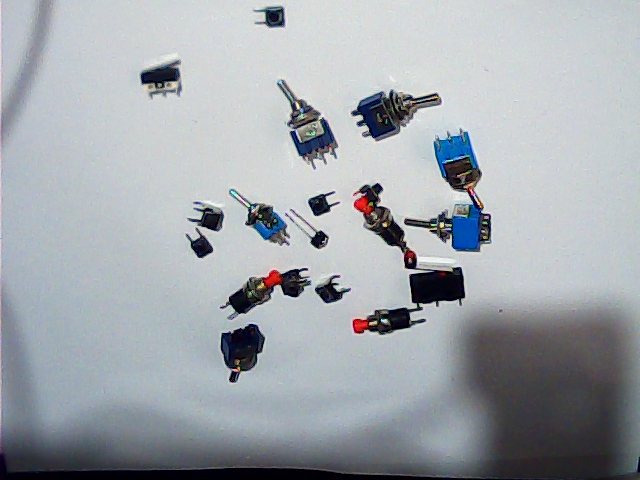
#> input picture Universidad/TIA/imagenes/3.jpeg, 640 x 480 px
$ jupyter execute --allow-errors tophat.ipynb
#> lines starting #> are read from the running program, lines starting #| are printed output that depends on the picture; after the words box and inside, x2 and y2 are one past the last pixel; in counts of white or black regions, pixels touching at a corner belong together
[cell 1]
import matplotlib.pyplot as plt
import numpy as np
import cv2

[cell 2]
X = cv2.imread('../TIA/imagenes/3.jpeg',0)
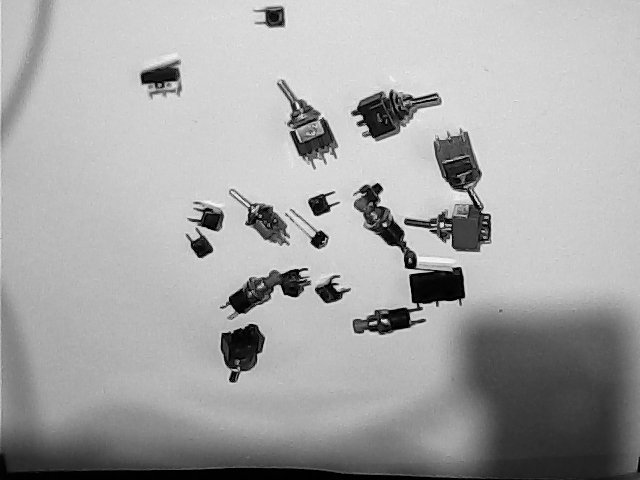
#> X: shape (480, 640); min 0, max 248, mean 165.8
plt.imshow(X,cmap='gray')
plt.title('original')
plt.show()

[cell 3]
n = 60

Xe = cv2.morphologyEx(X, cv2.MORPH_OPEN, cv2.getStructuringElement(cv2.MORPH_ELLIPSE, (n,n)))
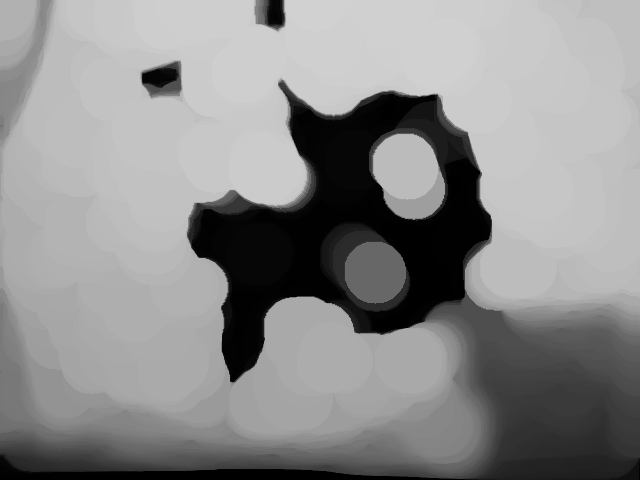
#> Xe: shape (480, 640); min 0, max 209, mean 139.7


plt.figure(figsize=(10,10))
plt.imshow(Xe,cmap='gray')
plt.title('open')
plt.show()

[cell 4]
Xd = X.astype(float) -Xe.astype(float)
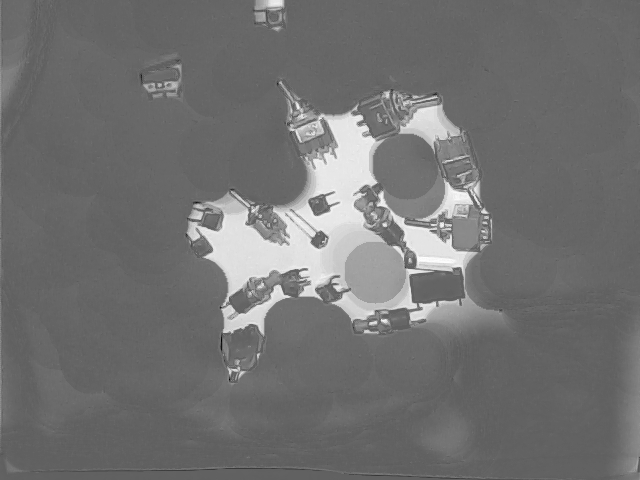
#> Xd: shape (480, 640) float64; min -151, max 246, mean 26.1; drawn with min black and max white
plt.figure(figsize=(10,10))
plt.imshow(Xd,cmap='gray')
plt.title('difference')
plt.show()

[cell 5]
th = 80
D = Xd>th
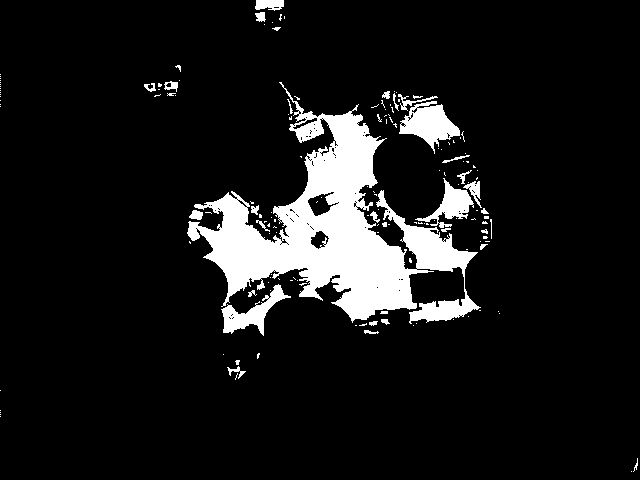
#> D: shape (480, 640) bool; 9.7% white; 159 white regions (126 under 20 px), largest, box (x1, y1, x2, y2) and area: (187, 82, 481, 324) 23930, (399, 101, 460, 154) 1580, (221, 284, 291, 336) 1174
plt.figure(figsize=(10,10))
plt.imshow(D,cmap='gray')
plt.title('detection')
plt.show()

[cell 6]
from skimage.morphology import binary_dilation
from skimage.segmentation import clear_border


from skimage.color import label2rgb
from skimage.measure import label

[cell 7]
hist = cv2.calcHist([X],[0],None,[256],[0,256])
#> hist = 256 values, max 9252 at index 205, min 0 at index 249, mean 1200
print(hist.shape)
#| (256, 1)

[cell 8]
plt.plot(hist), plt.title("Histograma")
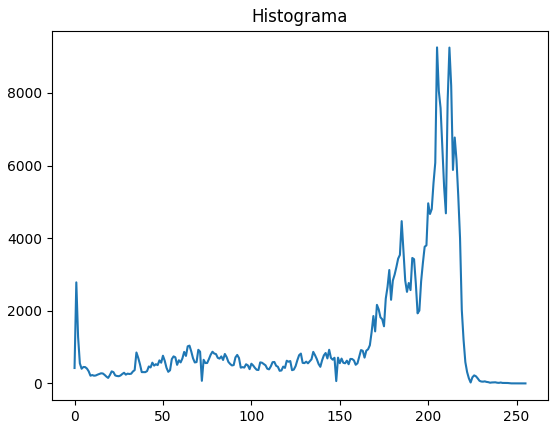
#> figure drawn by matplotlib, 1 panel; curve peaks at x = 205, y = 9252

#> (a cell that did not finish here is left out)

[cell 10]
ret,thresh1 = cv2.threshold(Xd,50,255,cv2.THRESH_BINARY)
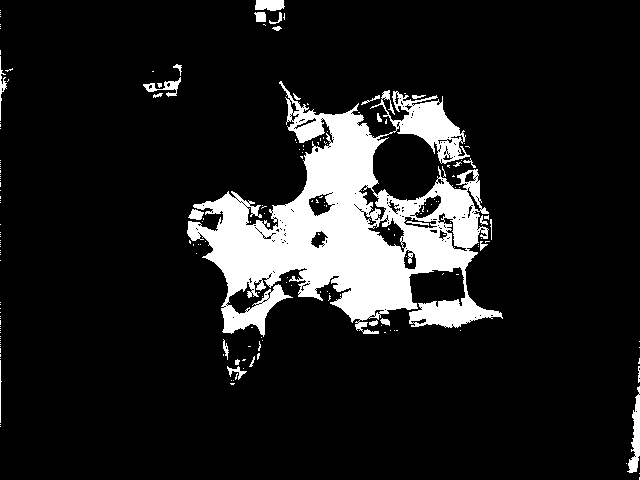
#> thresh1: shape (480, 640) float64; 12% white; 197 white regions (168 under 20 px), largest, box (x1, y1, x2, y2) and area: (187, 81, 503, 337) 34315, (627, 386, 640, 473) 536, (255, 0, 285, 11) 284
plt.figure(figsize=(10,10))
plt.imshow(thresh1,cmap='gray')
plt.title('detection')
plt.show()

$ run again, with Universidad/TIA/imagenes/1.jpeg copied over Universidad/TIA/imagenes/3.jpeg
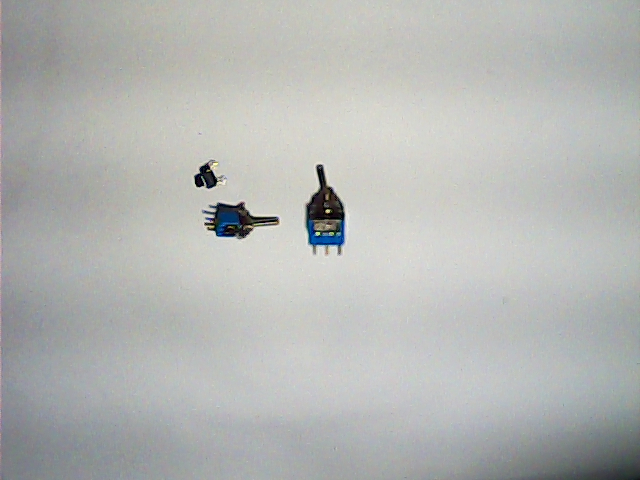
#> input picture Universidad/TIA/imagenes/1.jpeg, 640 x 480 px
#> `D = Xd>th`:
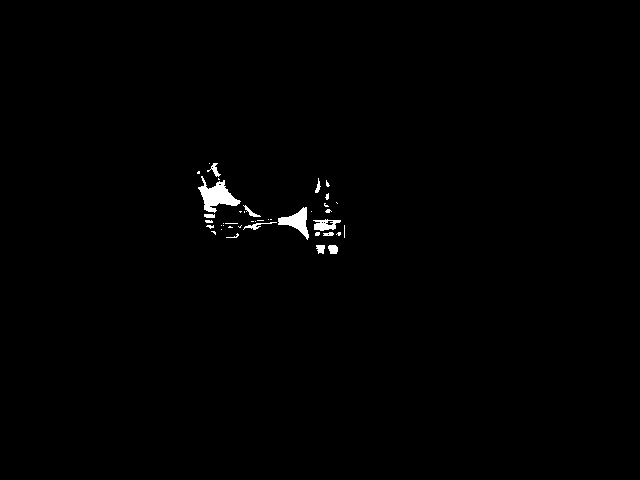
#> D: shape (480, 640) bool; 0.67% white; 41 white regions (28 under 20 px), largest, box (x1, y1, x2, y2) and area: (198, 176, 241, 213) 703, (278, 207, 309, 240) 433, (313, 219, 341, 231) 206
#> hist = 256 values, max 8583 at index 197, min 0 at index 240, mean 1200
#| (256, 1)
#> `ret,thresh1 = cv2.threshold(Xd,50,255,cv2.THRESH_BINARY)`:
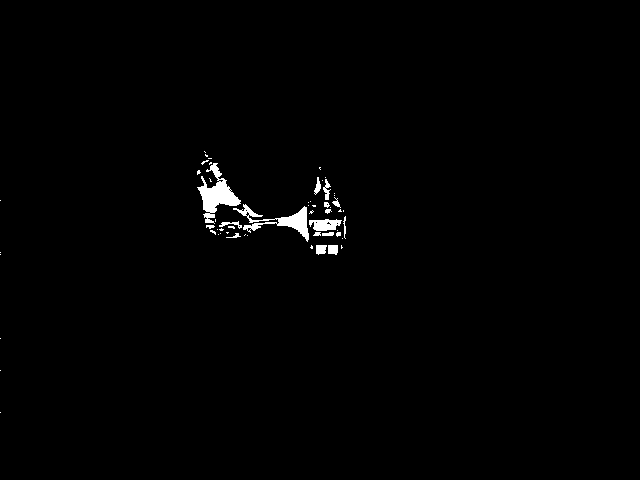
#> thresh1: shape (480, 640) float64; 0.95% white; 57 white regions (40 under 20 px), largest, box (x1, y1, x2, y2) and area: (197, 163, 241, 224) 1011, (233, 204, 309, 242) 802, (309, 219, 342, 231) 281

$ run again, with Universidad/TIA/imagenes/4.jpeg copied over Universidad/TIA/imagenes/3.jpeg
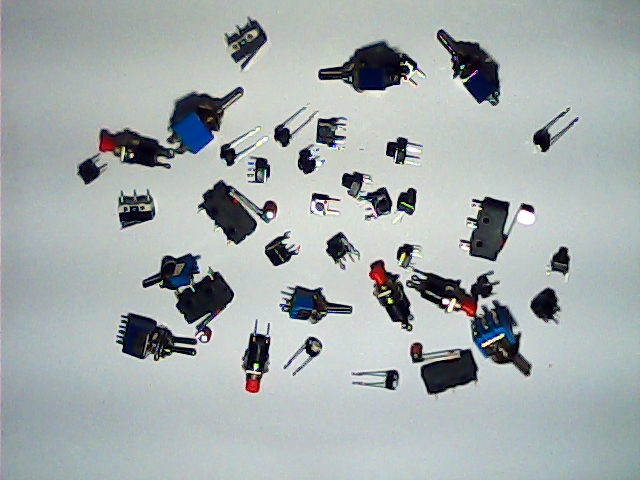
#> input picture Universidad/TIA/imagenes/4.jpeg, 640 x 480 px
#> `D = Xd>th`:
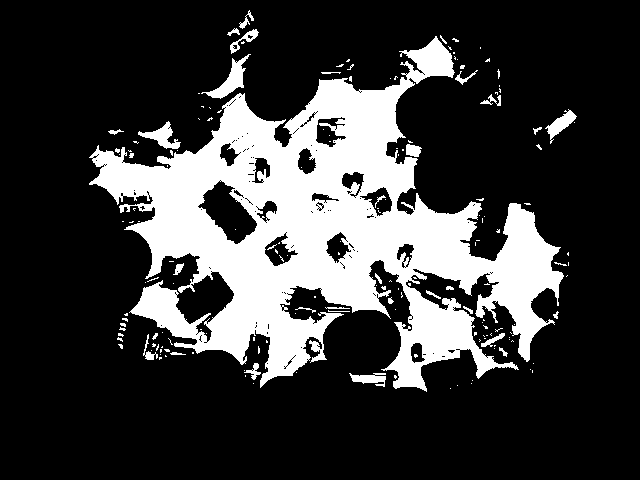
#> D: shape (480, 640) bool; 23.1% white; 171 white regions (137 under 20 px), largest, box (x1, y1, x2, y2) and area: (89, 36, 564, 392) 66646, (201, 54, 251, 99) 646, (138, 121, 181, 149) 461
#> hist = 256 values, max 7663 at index 192, min 19 at index 72, mean 1200
#| (256, 1)
#> `ret,thresh1 = cv2.threshold(Xd,50,255,cv2.THRESH_BINARY)`:
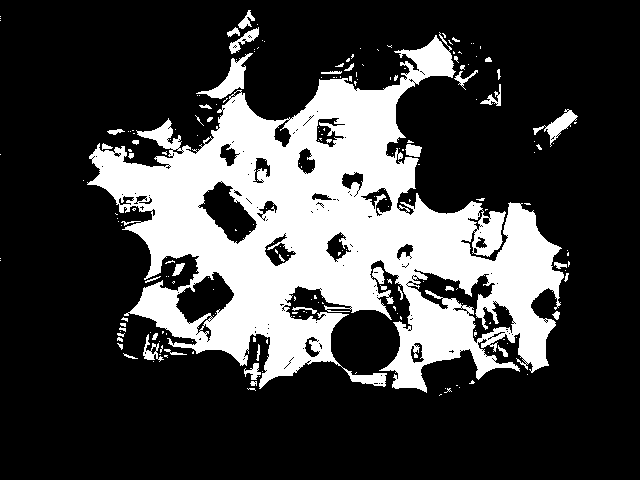
#> thresh1: shape (480, 640) float64; 25.3% white; 202 white regions (162 under 20 px), largest, box (x1, y1, x2, y2) and area: (87, 32, 564, 393) 73491, (196, 53, 253, 99) 777, (533, 109, 578, 147) 489
